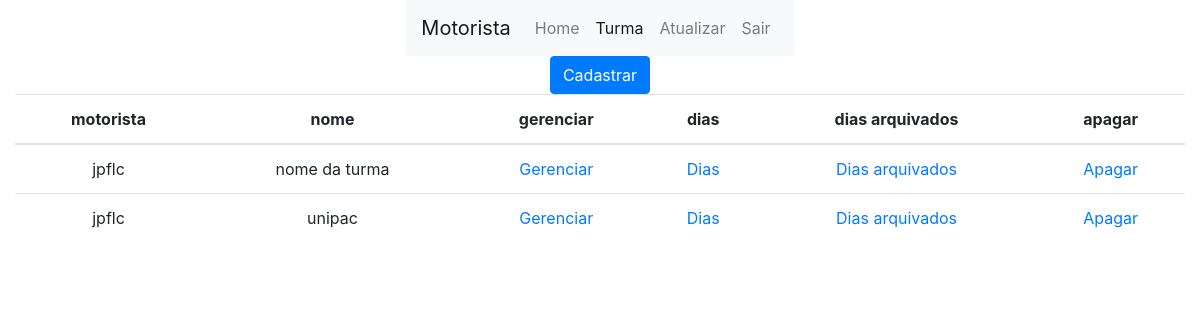
Page /core/motorista/turma (signed in) on the committed database.
### core/models.py (models this page shows, shortened)
class Turma(models.Model):
    motorista = models.ForeignKey(
        custom_user,  on_delete=models.DO_NOTHING)
    alunos = models.ManyToManyField(
        custom_user, related_name='%(class)s_alunos')
    nome = models.CharField(max_length=100, default="")
    local = LocationField(default=(0, 0), null=False, map_attrs={
        "style": "mapbox://styles/mapbox/outdoors-v11",
        "zoom": 13,
        "center": [17.031645, 51.106715],
        "cursor_style": 'pointer',
        "marker_color": "red",
        "rotate": False,
        "geocoder": True,
        "fullscreen_button": True,
        "navigation_buttons": True,
        "track_location_button": True,
        "readonly": True,
        "placeholder": "Pick a location on map below", })

### users/models.py (models this page shows)
class custom_user(AbstractUser):
    permissao = models.IntegerField(default=2)
    telefone = models.CharField(max_length=50,  default='1')
    local = LocationField(default=(0, 0), null=False, map_attrs={
        "style": "mapbox://styles/mapbox/outdoors-v11",
        "zoom": 13,
        "center": [17.031645, 51.106715],
        "cursor_style": 'pointer',
        "marker_color": "red",
        "rotate": False,
        "geocoder": True,
        "fullscreen_button": True,
        "navigation_buttons": True,
        "track_location_button": True,
        "readonly": True,
        "placeholder": "Pick a location on map below",
    })
    data_nascimento = models.DateField(
        auto_now=False, auto_now_add=False, null=False, blank=False, default=datetime.date.today())

### core/views.py (the view)
# urls.py: path('motorista/turma', core_turma_lista, name='core_turma_lista'),
def core_turma_lista(request):
    turmas = Turma.objects.filter(motorista=request.user)
    c = {
        'turmas': turmas,
    }
    return render(request, 'core/turma/turma_lista.html', c)

### core/templates/core/turma/turma_lista.html (shortened to what this page needs)
{% extends 'base.html' %}
{% block conteudo %}
    {% load bootstrap %}
    <div class="row">
        <div class="col justify-content-center d-flex">
            {% include 'menu.html' with ativo='turma'%}
        </div>
    </div>
    <div class="row">
        <div class="col justify-content-center d-flex">
            <a href={% url 'core_turma_cadastrar' %} class="btn btn-primary">Cadastrar</a>
        </div>
    </div>
    <div class="row">
        <div class="col justify-content-center d-flex">
            <table class="text-center table">
                <thead>
                    <tr>
                        <th>motorista</th>
                        <th>nome</th>
                        <th>gerenciar</th>
                        <th>dias</th>
                        <th>dias arquivados</th>
                        <th>apagar</th>
                    </tr>
                </thead>
                <tbody>
                    {% for turma in turmas %}
                        <tr>
                            <td>{{turma.motorista.username}}</td>
                            <td>{{turma.nome}}</td>
                            <td><a href={% url 'core_gerenciar_turma' turma.id %}>Gerenciar</a></td>
                            <td><a href={% url 'core_lista_dias' turma.id %}>Dias</a></td>
                            <td><a href={% url 'core_aluno_dia_arquivado_lista' turma.id %}>Dias arquivados</a></td>
                            <td><a href={% url 'core_apagar_turma' turma.id %}>Apagar</a></td>
                        </tr>
                    {% endfor %}
                </tbody>
            </table>
        </div>
    </div>
{% endblock conteudo %}

### rows in the picture
Turma: motorista.username "jpflc", nome "nome da turma"
Turma: motorista.username "jpflc", nome "unipac"
